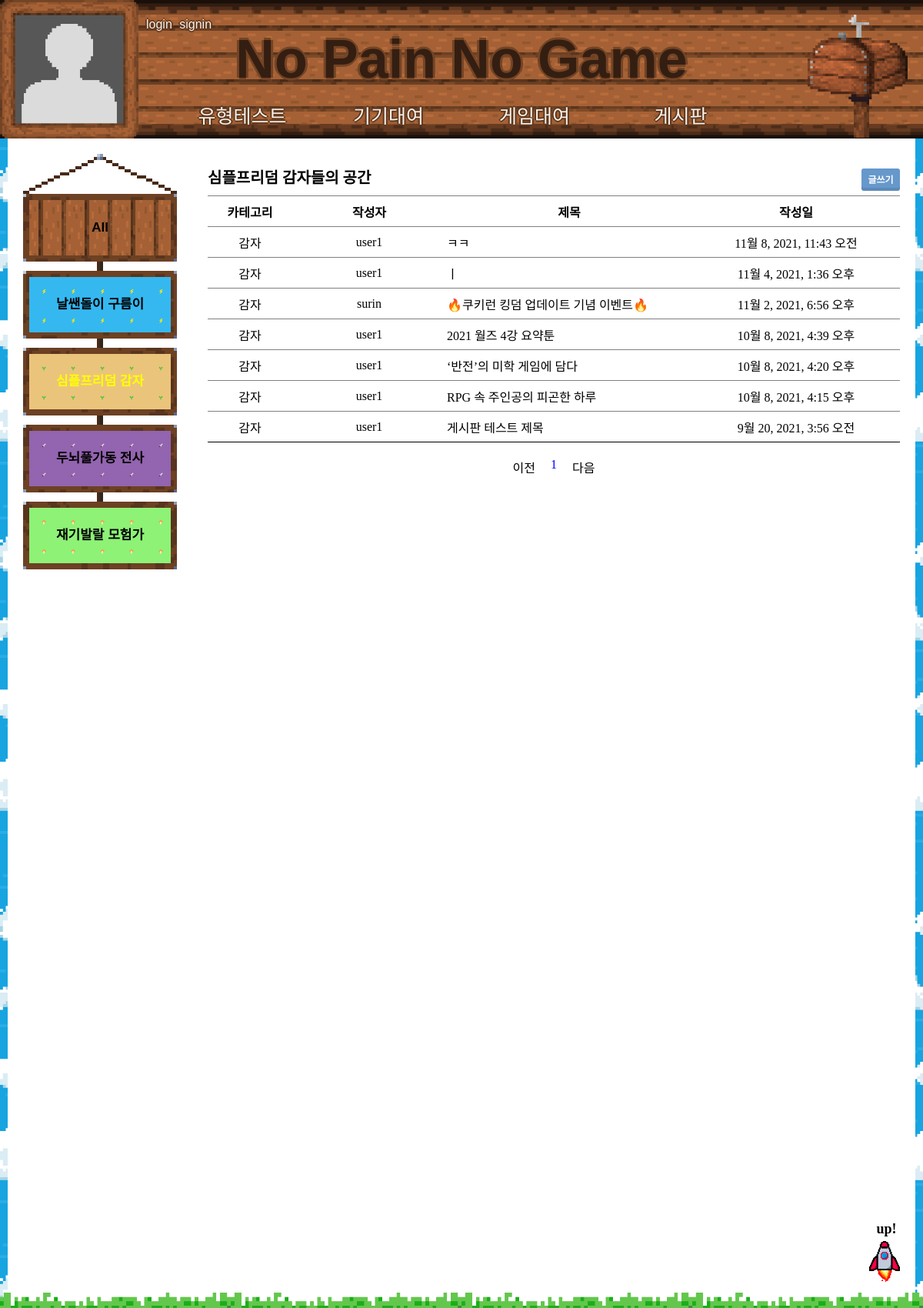
/board/2, run on the app's committed database.
### board/models.py (models this page shows, shortened)
class PostType(models.Model):
    p_type = models.CharField(max_length=200, db_index=True)
    def get_ptype_url(self):
        return reverse('board:board', args=[self.p_type])

class Post(models.Model):
    member_id = models.ForeignKey(User, on_delete=models.CASCADE, null=True, related_name='board_id')
    p_type = models.ForeignKey(PostType, on_delete=models.SET_NULL, null=True)
    post_date = models.DateTimeField(auto_now_add=True)
    postname = models.CharField(max_length=100)
    contents = models.TextField()
    class Meta:
        ordering = ['-post_date']
    def get_post_url(self):
        return reverse('board:board_detail', args=[self.id])

### account/models.py (models this page shows)
class User(models.Model):
    member_name = models.CharField(max_length=40, null=False)
    member_id = models.CharField(max_length=40, null=False, unique=True)
    password = models.CharField(max_length=40, null=False)
    address = models.CharField(max_length=60, null=False)
    phone = models.CharField(max_length=40, null=False, unique=True)
    overdue = models.IntegerField(default=0)
    type_id = models.IntegerField(null=True)
    def __str__(self):
        return self.member_id

### board/views.py (the view)
# urls.py: path('', board, name='board'),
def board(request, p_type=None):
    current_type = None
    p_types = PostType.objects.all()
    postlist = Post.objects.all()
    page = request.GET.get('page', '1')
    if p_type:
        current_type = get_object_or_404(PostType, p_type=p_type)
        postlist = postlist.filter(p_type=current_type)
    paginator = Paginator(postlist, 10)  # 페이지당 20개씩 보여주기
    page_obj = paginator.get_page(page)
    return render(request, 'board/board.html', {'current_type':current_type, 'p_types': p_types, 'postlist': page_obj})

### board/templates/board/board.html (shortened to what this page needs)
{% extends 'base.html' %}
{% load static %}
{% block style %}
<link rel="stylesheet" href="{% static 'css/button.css' %}">
{% endblock %}
{% block content %}
<div class="category">
    <ul>
        <li class="none_type"><a href="{% url 'board:board' %}" class="{% if not current_type%}active{% endif %}">All</a></li>
        {% for pt in p_types %}
        <li class="type{{pt.p_type}}"><a href="{{pt.get_ptype_url}}" class="{% if current_type.p_type == pt.p_type %}active{% endif %}">
            {% if pt.p_type == '1' %}
            날쌘돌이 구름이
            {% elif pt.p_type == '2' %}
            심플프리덤 감자
            {% elif pt.p_type == '3' %}
            두뇌풀가동 전사
            {% elif pt.p_type == '4' %}
            재기발랄 모험가
            {% endif %}
        </a></li>
        {% endfor %}
    </ul>
</div>
<div class="posts">
    <div class="posts_header">
        <h3>{% if not current_type %}모든 카테고리{% else %}
                {% if current_type.p_type == '1' %}
                날쌘돌이 구름이{% elif current_type.p_type == '2' %}
                심플프리덤 감자{% elif current_type.p_type == '3' %}
                두뇌풀가동 전사{% elif current_type.p_type == '4' %}
                재기발랄 모험가{% endif %}들의 공간{% endif %}</h3>
        <a class="btn blue rounded" href="{% url 'board:board_write' %}">글쓰기</a>
    </div>
    <table>
        <thead>
            <th>카테고리</th>
            <th>작성자</th>
            <th>제목</th>
            <th>작성일</th>
        </thead>
        {% for p in postlist %}
        <tr>
            <td>{% if p.p_type_id == 1 %}
                구름이{% elif p.p_type_id == 2 %}
                감자{% elif p.p_type_id == 3 %}
                전사{% elif p.p_type_id == 4 %}
                모험가{% endif %}</td>
            <td>{{p.member_id}}</td>
            <td><a href="{{p.get_post_url}}" style="display: block;"><div class="post_title">{{p.postname}}</div></a></td>
            <td>{{p.post_date}}</td>
        </tr>
        {% endfor %}
    </table>
    <ul class="page">
        {% if postlist.has_previous %}
        <li>
            <a href="?page={{ postlist.previous_page_number }}">이전</a>
        </li>
        {% else %}
        <li>
            <a tabindex="-1" aria-disabled="true" href="#">이전</a>
        </li>
        {% endif %}
        {% for page_number in postlist.paginator.page_range %}
            {% if page_number == postlist.number %}
            <li class="c_page">
                <a href="?page={{ page_number }}">{{ page_number }}</a>
            </li>
            {% else %}
            <li>
                <a href="?page={{ page_number }}">{{ page_number }}</a>
            </li>
            {% endif %}
        {% endfor %}
        {% if postlist.has_next %}
        <li>
            <a href="?page={{ postlist.next_page_number }}">다음</a>
        </li>
        {% else %}
        <li>
            <a tabindex="-1" aria-disabled="true" href="#">다음</a>
        </li>
        {% endif %}
    </ul>
</div>
{% endblock %}

### static/css/button.css (style rules this page uses)
.btn { cursor: pointer; }
a[class*="btn"] { text-decoration: none; }
.btn.blue { box-shadow: 0px 4px #5c8ab8;background-color: #6698cb; }

### data on the page
PostType: shows a picture, p_type "날쌘돌이 구름이"
PostType: shows a picture, p_type "심플프리덤 감자"
PostType: shows a picture, p_type "두뇌풀가동 전사"
PostType: shows a picture, p_type "재기발랄 모험가"
Post: shows "감자", member_id "user1", postname "ㅋㅋ", post_date "11월 8, 2021, 11:43 오전"
Post: shows "감자", member_id "user1", postname "ㅣ", post_date "11월 4, 2021, 1:36 오후"
Post: shows "감자", member_id "surin", postname "🔥쿠키런 킹덤 업데이트 기념 이벤트🔥", post_date "11월 2, 2021, 6:56 오후"
Post: shows "감자", member_id "user1", postname "2021 월즈 4강 요약툰", post_date "10월 8, 2021, 4:39 오후"
Post: shows "감자", member_id "user1", postname "‘반전’의 미학 게임에 담다", post_date "10월 8, 2021, 4:20 오후"
Post: shows "감자", member_id "user1", postname "RPG 속 주인공의 피곤한 하루", post_date "10월 8, 2021, 4:15 오후"
Post: shows "감자", member_id "user1", postname "게시판 테스트 제목", post_date "9월 20, 2021, 3:56 오전"

### other printed values
{{ page_number }} "1"
